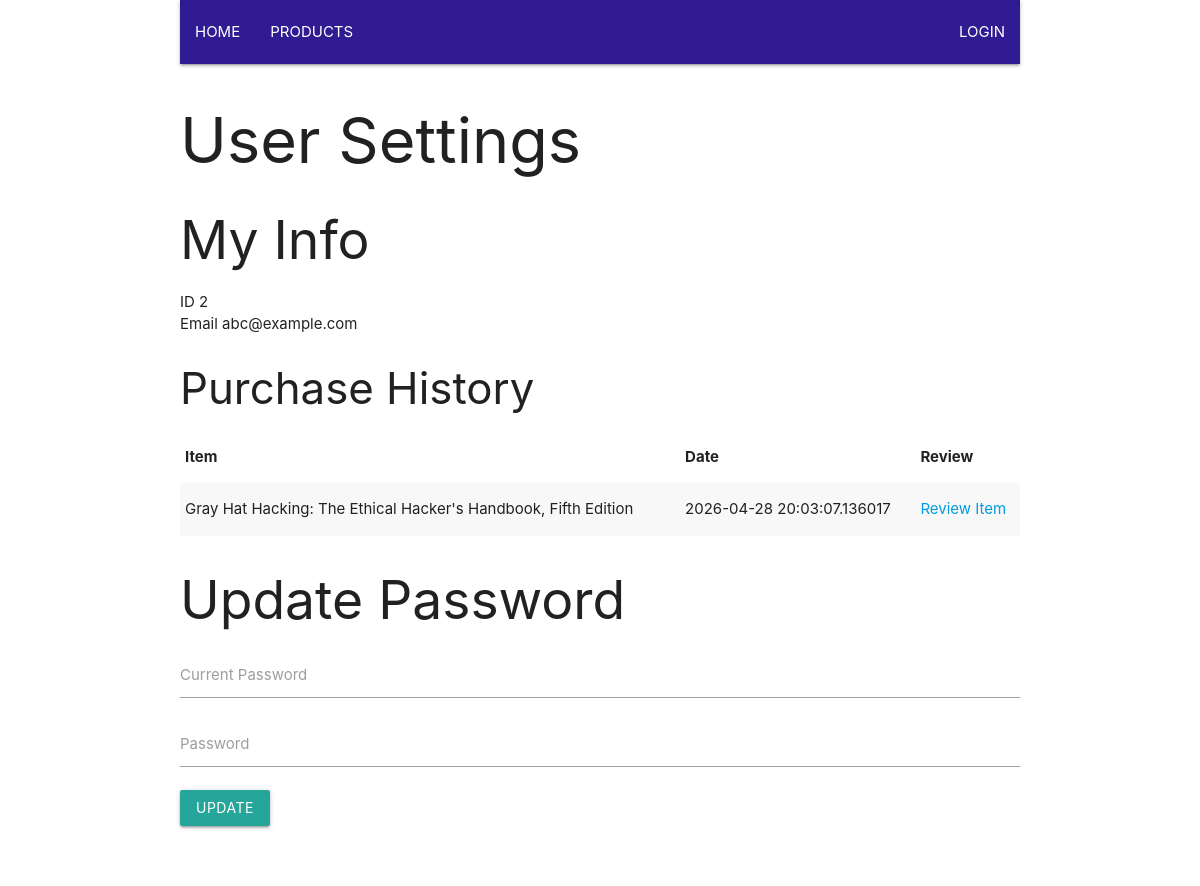
The app's page /user/2/settings with its own data.
### tables this page shows
CREATE TABLE user (
   id INTEGER PRIMARY KEY,
   email TEXT NOT NULL,
   password TEXT NOT NULL
   );

CREATE TABLE purchase (
  id INTEGER PRIMARY KEY,
  userID INTEGER NOT NULL,
  productID INTEGER NOT NULL,
  date DATE
  );

CREATE TABLE product (
   id INTEGER PRIMARY KEY,
   name TEXT NOT NULL,
   description TEXT NOT NULL,
   price REAL,
   image TEXT
   );

### app/views.py (the view)
@app.route("/user/<userId>/settings")
def settings(userId):
    theQry = "Select * FROM User WHERE id = '{0}'".format(userId)
    thisUser =  query_db(theQry, one=True)
    if not thisUser:
        flask.flash("No Such User")
        return flask.redirect(flask.url_for("index"))
    theSQL = f"Select * FROM purchase WHERE userID = {userId}"
    purchaces = query_db(theSQL)
    theSQL = """
    SELECT productId, date, product.name
    FROM purchase
    INNER JOIN product ON purchase.productID = product.id
    WHERE userID = {0};
    """.format(userId)
    purchaces = query_db(theSQL)
    return flask.render_template("usersettings.html",
                                 user = thisUser,
                                 purchaces = purchaces)

### app/meta.py (called while the page is built)
def make_dicts(cursor, row):
    return dict((cursor.description[idx][0], value)
                for idx, value in enumerate(row))

def get_db():
    db = getattr(g, '_database', None)
    if db is None:
        db = g._database = sqlite3.connect(DATABASE)
    db.row_factory = make_dicts
    return db

def query_db(query, args=(), one=False):
    cur = get_db().execute(query, args)
    rv = cur.fetchall()
    cur.close()
    return (rv[0] if rv else None) if one else rv

@app.teardown_appcontext
def close_connection(exception):
    db = getattr(g, '_database', None)
    if db is not None:
        db.close()

### app/templates/usersettings.html
{% extends "base.html" %}
{% block content %}
<div class="row">
  <h1> User Settings </h1>
  <h2>My Info</h2>
  <ul>
    <li>ID {{user.id}}</li>
    <li>Email {{user.email}}</li>
  </ul>
<div class="row">
  <h3>Purchase History</h3>
  <table  class="striped">
    <thead>
      <tr>
	<th>Item</th>
	<th>Date</th>
	<th>Review</th>
      </tr>
    </thead>
  {% for item in purchaces %}
    <tr>
    <td>{{ item.name }} </td>
    <td>{{ item.date }} </td>
    <td><a href="{{url_for('reviewItem', userId=user.id, itemId=item.productID)}}">Review Item</a></td>
  </tr>
  {% endfor %}
  </table>
</div>
<div class="row">
  <h2>Update Password</h2>
  <form method="POST" action="{{url_for('updateUser', userId=user.id ) }}">
    <div class="input-field">
      <input id="current" name="current" type="password"/>
      <label for="current">Current Password<label>
    </div>
    <div class="input-field">
      <input id="password" name="password" type="password"/>
    <label for="password">Password<label>
    </div>
    <button class="waves-effect waves-light btn">Update</button>
  </form>
</div>
{% endblock content %}

### records on screen
user: id "2", email "abc@example.com"
purchase: name "Gray Hat Hacking: The Ethical Hacker's Handbook, Fifth Edition", date "2026-04-28 20:03:07.136017"
